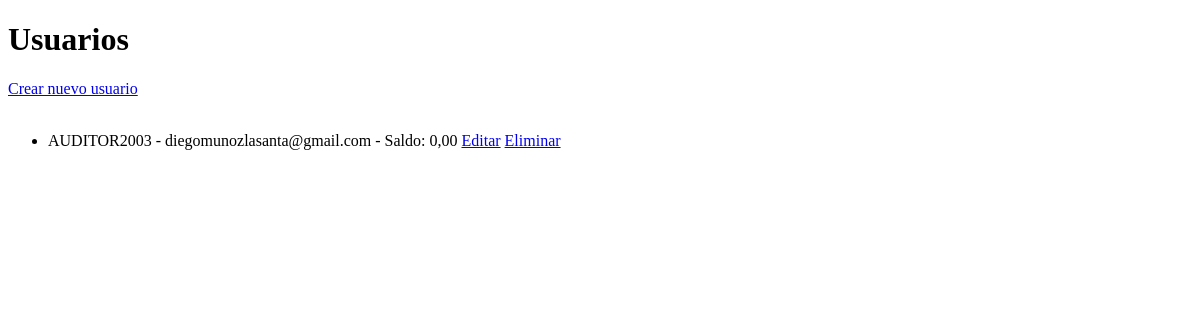
The app's page /, older data.
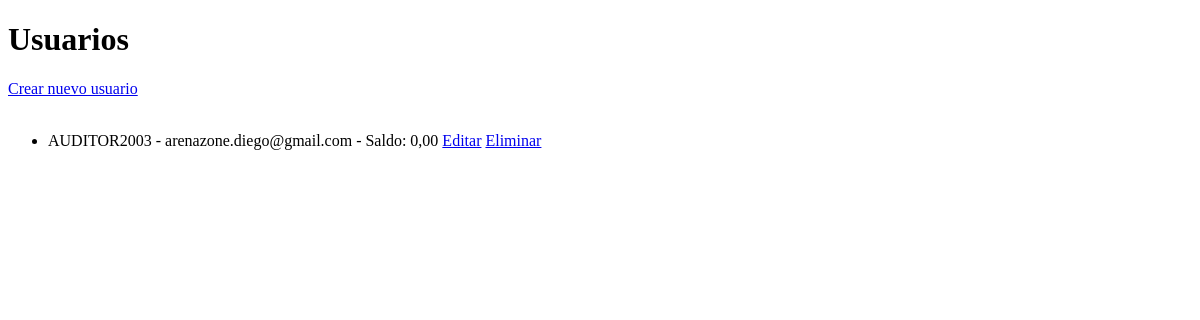
The same page, newer data.
### gestion/models.py (models this page shows, shortened)
class Usuario(models.Model):
    user_id = models.AutoField(primary_key=True)
    nombre = models.CharField(max_length=100)
    correo_electronico = models.EmailField(max_length=150, unique=True)
    contrasena = models.CharField(max_length=255)
    saldo = models.DecimalField(max_digits=15, decimal_places=2, default=0.00)
    fecha_creacion = models.DateTimeField(auto_now_add=True)

### gestion/views.py (the view)
# urls.py: path('', UsuarioListView.as_view(), name='usuario_list'),
class UsuarioListView(ListView):
    model = Usuario
    template_name = 'gestion/usuario_list.html'
    context_object_name = 'usuarios'

### gestion/templates/gestion/usuario_list.html (shortened to what this page needs)
<!DOCTYPE html>
<html>
<head>
</head>
<body>
    <h1>Usuarios</h1>
    <a href="{% url 'usuario_create' %}">Crear nuevo usuario</a>
    <br><br>
    <ul>
        {% for usuario in usuarios %}
            <li>
                {{ usuario.nombre }} - {{ usuario.correo_electronico }} - Saldo: {{ usuario.saldo }}
                <a href="{% url 'usuario_update' usuario.pk %}">Editar</a>
                <a href="{% url 'usuario_delete' usuario.pk %}">Eliminar</a>
            </li>
        {% empty %}
            <li>No hay usuarios registrados.</li>
        {% endfor %}
    </ul>
</body>
</html>

Row changes from the older to the newer data that the page shows:
changed Usuario "AUDITOR2003": correo_electronico "diegomunozlasanta@gmail.com" → "arenazone.diego@gmail.com"
